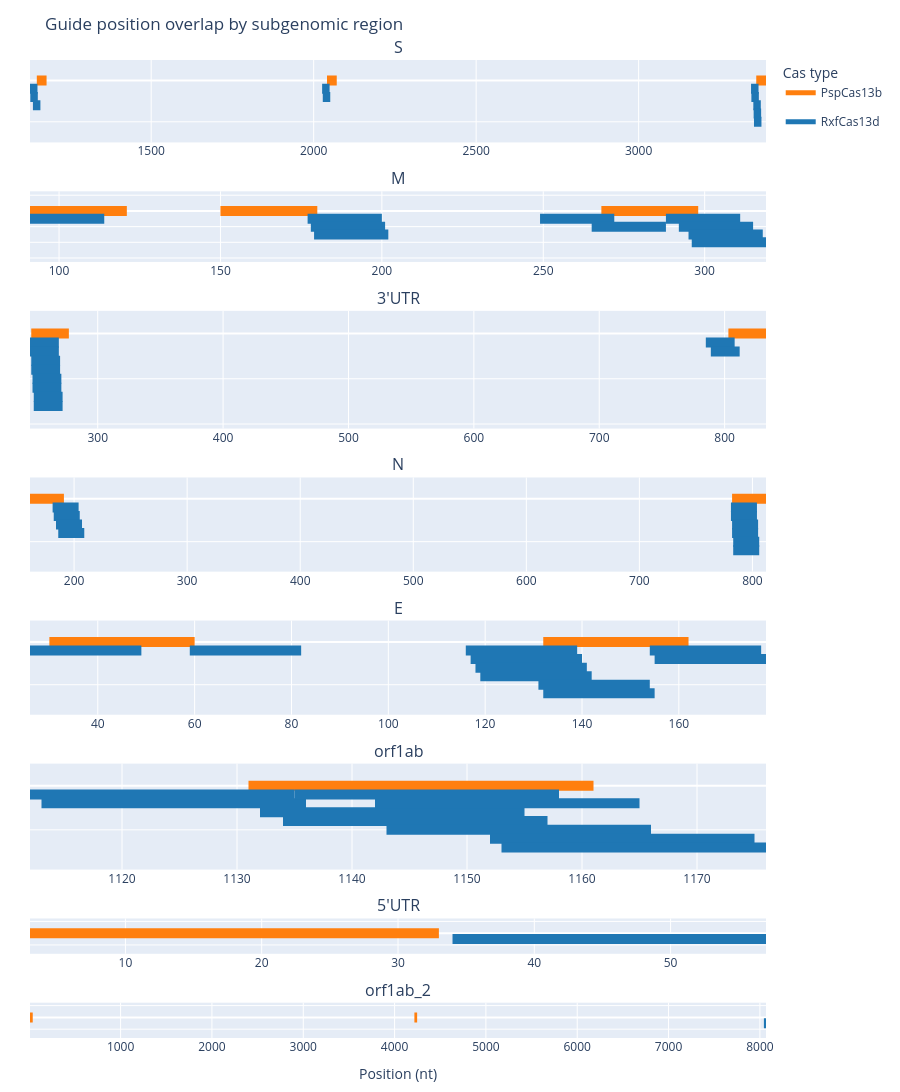

The notebook cell this image was saved under:
### Code cell
Y_PAD = 2

colors = {"RxfCas13d": "#1f77b4", "PspCas13b": "#ff7f0e"}
legend_added = set()

fig = make_subplots(
    rows=n, cols=1,
    subplot_titles=[f"{gene}" for gene in genes],
    shared_xaxes=False,
    vertical_spacing=0.05,
    row_heights=row_heights,
)

psp_track_ns = {}
rfx_track_ns = {}

for row_idx, gene in enumerate(genes, start=1):

    gene_df = filtered_results[filtered_results["gene"] == gene].reset_index(drop=True)
    pspcas13b = gene_df.iloc[:,0:6].groupby('PspCas13b index').first().reset_index()
    rfxcas13d = (gene_df.iloc[:, np.r_[0, 6:12]]
                 .groupby('RfxCas13d index').first().reset_index())

    # PspCas13b — positive integer tracks (top)
    psp_sub = assign_tracks(pspcas13b, start_col='qstart', end_col='qend')
    psp_track_ns[row_idx] = psp_sub['track'].nunique()

    cas_type = "PspCas13b"
    show_legend = cas_type not in legend_added
    legend_added.add(cas_type)
    for _, row in psp_sub.iterrows():
        fig.add_trace(go.Scatter(
            x=[row['qstart'], row['qend']],
            y=[row['track'], row['track']],
            mode='lines',
            line=dict(width=10, color=colors["PspCas13b"]),
            name=cas_type,
            legendgroup=cas_type,
            showlegend=show_legend,
            hovertemplate=(
                f"<b>PspCas13b</b><br>"
                f"Position: {row['qstart']} - {row['qend']}<br>"
                f"Guide seq: {row['PspCas13b guide seq']}<br>"
                "<extra></extra>"
            ),
        ),
        row=row_idx, col=1)
        show_legend = False  # only first trace shows in legend

    # RfxCas13d — negative integer tracks (bottom)
    rfx_sub = assign_tracks(rfxcas13d, start_col='sstart', end_col='send')
    rfx_track_ns[row_idx] = rfx_sub['track'].nunique()
    cas_type = "RxfCas13d"
    show_legend = cas_type not in legend_added
    legend_added.add(cas_type)
    for _, row in rfx_sub.iterrows():
        fig.add_trace(go.Scatter(
            x=[row['sstart'], row['send']],
            y=[-(row['track'] + 1), -(row['track'] + 1)],
            mode='lines',
            line=dict(width=10, color=colors["RxfCas13d"]),
            name=cas_type,
            legendgroup=cas_type,
            showlegend=show_legend,
            hovertemplate=(
                f"<b>RfxCas13d</b><br>"
                f"Index: {row['RfxCas13d index']}<br>"
                f"Position: {row['sstart']} - {row['send']}<br>"
                f"Guide seq: {row['RfxCas13d guide seq']}<br>"
                f"Target seq: {row['RfxCas13d target seq']}<br>"
                f"Guide score: <b>{row['guide score']:.3f}</b><br>"
                "<extra></extra>"
            ),
        ),
        row=row_idx, col=1)
        show_legend = False  # only first trace shows in legend

    ymax = psp_track_ns[row_idx] - 0.5 + Y_PAD
    ymin = -rfx_track_ns[row_idx] - 0.5 - Y_PAD
    fig.update_yaxes(range=[ymin, ymax], row=row_idx, col=1)

fig.update_xaxes(title_text='Position (nt)', row=n, col=1)
fig.update_yaxes(showticklabels=False, title_text=None)

fig.update_layout(
    title="Guide position overlap by subgenomic region",
    height=320 * n,
    width=900,
    margin=dict(l=30, r=30, t=60, b=20),
    legend=dict(title="Cas type", itemsizing="constant"),
)

fig.show()

### Figure 1 — Plotly figure (JSON) as saved in the notebook; plotly's stock layout.template omitted (floating-point values rounded to 4 significant figures)
{"data": [{"hovertemplate": "<b>PspCas13b</b><br>Position: 1148 - 1178<br>Guide seq: GGTGTGCCAGACAGAAGAGGTGAAAAATCA<br><extra></extra>", "legendgroup": "PspCas13b", "line": {"color": "#ff7f0e", "width": 10}, "mode": "lines", "name": "PspCas13b", "showlegend": true, "type": "scatter", "x": [1148, 1178], "xaxis": "x", "y": [0, 0], "yaxis": "y"}, {"hovertemplate": "<b>PspCas13b</b><br>Position: 2041 - 2071<br>Guide seq: GGGAGTATTGAGACATGGTAGAAGAAATGT<br><extra></extra>", "legendgroup": "PspCas13b", "line": {"color": "#ff7f0e", "width": 10}, "mode": "lines", "name": "PspCas13b", "showlegend": false, "type": "scatter", "x": [2041, 2071], "xaxis": "x", "y": [0, 0], "yaxis": "y"}, {"hovertemplate": "<b>PspCas13b</b><br>Position: 3362 - 3392<br>Guide seq: GGGGCATTTACAACAAAGGACACTATATGT<br><extra></extra>", "legendgroup": "PspCas13b", "line": {"color": "#ff7f0e", "width": 10}, "mode": "lines", "name": "PspCas13b", "showlegend": false, "type": "scatter", "x": [3362, 3392], "xaxis": "x", "y": [0, 0], "yaxis": "y"}, {"hovertemplate": "<b>RfxCas13d</b><br>Position: 1127 - 1150<br>Guide seq: CACATTCAACACCTTCAGCCTGT<br>Target seq: ACAGGCTGAAGGTGTTGAATGTG<br>Guide score: <b>0.986</b><br><extra></extra>", "legendgroup": "RxfCas13d", "line": {"color": "#1f77b4", "width": 10}, "mode": "lines", "name": "RxfCas13d", "showlegend": true, "type": "scatter", "x": [1127, 1150], "xaxis": "x", "y": [-1, -1], "yaxis": "y"}, {"hovertemplate": "<b>RfxCas13d</b><br>Position: 1128 - 1151<br>Guide seq: TCACATTCAACACCTTCAGCCTG<br>Target seq: CAGGCTGAAGGTGTTGAATGTGA<br>Guide score: <b>0.950</b><br><extra></extra>", "legendgroup": "RxfCas13d", "line": {"color": "#1f77b4", "width": 10}, "mode": "lines", "name": "RxfCas13d", "showlegend": false, "type": "scatter", "x": [1128, 1151], "xaxis": "x", "y": [-2, -2], "yaxis": "y"}, {"hovertemplate": "<b>RfxCas13d</b><br>Position: 1136 - 1159<br>Guide seq: GTGAAAAATCACATTCAACACCT<br>Target seq: AGGTGTTGAATGTGATTTTTCAC<br>Guide score: <b>0.966</b><br><extra></extra>", "legendgroup": "RxfCas13d", "line": {"color": "#1f77b4", "width": 10}, "mode": "lines", "name": "RxfCas13d", "showlegend": false, "type": "scatter", "x": [1136, 1159], "xaxis": "x", "y": [-3, -3], "yaxis": "y"}, {"hovertemplate": "<b>RfxCas13d</b><br>Position: 2026 - 2049<br>Guide seq: AGAAATGTGTTCACATGCAACAC<br>Target seq: GTGTTGCATGTGAACACATTTCT<br>Guide score: <b>0.993</b><br><extra></extra>", "legendgroup": "RxfCas13d", "line": {"color": "#1f77b4", "width": 10}, "mode": "lines", "name": "RxfCas13d", "showlegend": false, "type": "scatter", "x": [2026, 2049], "xaxis": "x", "y": [-1, -1], "yaxis": "y"}, {"hovertemplate": "<b>RfxCas13d</b><br>Position: 2028 - 2051<br>Guide seq: GAAGAAATGTGTTCACATGCAAC<br>Target seq: GTTGCATGTGAACACATTTCTTC<br>Guide score: <b>0.979</b><br><extra></extra>", "legendgroup": "RxfCas13d", "line": {"color": "#1f77b4", "width": 10}, "mode": "lines", "name": "RxfCas13d", "showlegend": false, "type": "scatter", "x": [2028, 2051], "xaxis": "x", "y": [-2, -2], "yaxis": "y"}, {"hovertemplate": "<b>RfxCas13d</b><br>Position: 3346 - 3369<br>Guide seq: TATATGTGTGCCTTGACCGCAAA<br>Target seq: TTTGCGGTCAAGGCACACATATA<br>Guide score: <b>0.974</b><br><extra></extra>", "legendgroup": "RxfCas13d", "line": {"color": "#1f77b4", "width": 10}, "mode": "lines", "name": "RxfCas13d", "showlegend": false, "type": "scatter", "x": [3346, 3369], "xaxis": "x", "y": [-1, -1], "yaxis": "y"}, {"hovertemplate": "<b>RfxCas13d</b><br>Position: 3347 - 3370<br>Guide seq: CTATATGTGTGCCTTGACCGCAA<br>Target seq: TTGCGGTCAAGGCACACATATAG<br>Guide score: <b>0.989</b><br><extra></extra>", "legendgroup": "RxfCas13d", "line": {"color": "#1f77b4", "width": 10}, "mode": "lines", "name": "RxfCas13d", "showlegend": false, "type": "scatter", "x": [3347, 3370], "xaxis": "x", "y": [-2, -2], "yaxis": "y"}, {"hovertemplate": "<b>RfxCas13d</b><br>Position: 3353 - 3376<br>Guide seq: AGGACACTATATGTGTGCCTTGA<br>Target seq: TCAAGGCACACATATAGTGTCCT<br>Guide score: <b>0.976</b><br><extra></extra>", "legendgroup": "RxfCas13d", "line": {"color": "#1f77b4", "width": 10}, "mode": "lines", "name": "RxfCas13d", "showlegend": false, "type": "scatter", "x": [3353, 3376], "xaxis": "x", "y": [-3, -3], "yaxis": "y"}, {"hovertemplate": "<b>RfxCas13d</b><br>Position: 3354 - 3377<br>Guide seq: AAGGACACTATATGTGTGCCTTG<br>Target seq: CAAGGCACACATATAGTGTCCTT<br>Guide score: <b>0.988</b><br><extra></extra>", "legendgroup": "RxfCas13d", "line": {"color": "#1f77b4", "width": 10}, "mode": "lines", "name": "RxfCas13d", "showlegend": false, "type": "scatter", "x": [3354, 3377], "xaxis": "x", "y": [-4, -4], "yaxis": "y"}, {"hovertemplate": "<b>RfxCas13d</b><br>Position: 3355 - 3378<br>Guide seq: AAAGGACACTATATGTGTGCCTT<br>Target seq: AAGGCACACATATAGTGTCCTTT<br>Guide score: <b>0.970</b><br><extra></extra>", "legendgroup": "RxfCas13d", "line": {"color": "#1f77b4", "width": 10}, "mode": "lines", "name": "RxfCas13d", "showlegend": false, "type": "scatter", "x": [3355, 3378], "xaxis": "x", "y": [-5, -5], "yaxis": "y"}, {"hovertemplate": "<b>PspCas13b</b><br>Position: 91 - 121<br>Guide seq: GGGATGGGTATCCATACTGTAGTACGATAG<br><extra></extra>", "legendgroup": "PspCas13b", "line": {"color": "#ff7f0e", "width": 10}, "mode": "lines", "name": "PspCas13b", "showlegend": false, "type": "scatter", "x": [91, 121], "xaxis": "x2", "y": [0, 0], "yaxis": "y2"}, {"hovertemplate": "<b>PspCas13b</b><br>Position: 150 - 180<br>Guide seq: GGAAGATGGCCATAGGAGCCATAAAACAAA<br><extra></extra>", "legendgroup": "PspCas13b", "line": {"color": "#ff7f0e", "width": 10}, "mode": "lines", "name": "PspCas13b", "showlegend": false, "type": "scatter", "x": [150, 180], "xaxis": "x2", "y": [0, 0], "yaxis": "y2"}, {"hovertemplate": "<b>PspCas13b</b><br>Position: 268 - 298<br>Guide seq: GGATACTCTGCACAAAGTAGGAAATCCACA<br><extra></extra>", "legendgroup": "PspCas13b", "line": {"color": "#ff7f0e", "width": 10}, "mode": "lines", "name": "PspCas13b", "showlegend": false, "type": "scatter", "x": [268, 298], "xaxis": "x2", "y": [0, 0], "yaxis": "y2"}, {"hovertemplate": "<b>RfxCas13d</b><br>Position: 91 - 114<br>Guide seq: GTATCCATACTGTAGTACGATAG<br>Target seq: CTATCGTACTACAGTATGGATAC<br>Guide score: <b>0.987</b><br><extra></extra>", "legendgroup": "RxfCas13d", "line": {"color": "#1f77b4", "width": 10}, "mode": "lines", "name": "RxfCas13d", "showlegend": false, "type": "scatter", "x": [91, 114], "xaxis": "x2", "y": [-1, -1], "yaxis": "y2"}, {"hovertemplate": "<b>RfxCas13d</b><br>Position: 177 - 200<br>Guide seq: CTAAATATTGATAGCGCCATGGA<br>Target seq: TCCATGGCGCTATCAATATTTAG<br>Guide score: <b>0.972</b><br><extra></extra>", "legendgroup": "RxfCas13d", "line": {"color": "#1f77b4", "width": 10}, "mode": "lines", "name": "RxfCas13d", "showlegend": false, "type": "scatter", "x": [177, 200], "xaxis": "x2", "y": [-1, -1], "yaxis": "y2"}, {"hovertemplate": "<b>RfxCas13d</b><br>Position: 178 - 201<br>Guide seq: GCTAAATATTGATAGCGCCATGG<br>Target seq: CCATGGCGCTATCAATATTTAGC<br>Guide score: <b>0.991</b><br><extra></extra>", "legendgroup": "RxfCas13d", "line": {"color": "#1f77b4", "width": 10}, "mode": "lines", "name": "RxfCas13d", "showlegend": false, "type": "scatter", "x": [178, 201], "xaxis": "x2", "y": [-2, -2], "yaxis": "y2"}, {"hovertemplate": "<b>RfxCas13d</b><br>Position: 179 - 202<br>Guide seq: CGCTAAATATTGATAGCGCCATG<br>Target seq: CATGGCGCTATCAATATTTAGCG<br>Guide score: <b>0.987</b><br><extra></extra>", "legendgroup": "RxfCas13d", "line": {"color": "#1f77b4", "width": 10}, "mode": "lines", "name": "RxfCas13d", "showlegend": false, "type": "scatter", "x": [179, 202], "xaxis": "x2", "y": [-3, -3], "yaxis": "y2"}, {"hovertemplate": "<b>RfxCas13d</b><br>Position: 249 - 272<br>Guide seq: CACATCATAGCTGAAACAGCTGC<br>Target seq: GCAGCTGTTTCAGCTATGATGTG<br>Guide score: <b>0.980</b><br><extra></extra>", "legendgroup": "RxfCas13d", "line": {"color": "#1f77b4", "width": 10}, "mode": "lines", "name": "RxfCas13d", "showlegend": false, "type": "scatter", "x": [249, 272], "xaxis": "x2", "y": [-1, -1], "yaxis": "y2"}, {"hovertemplate": "<b>RfxCas13d</b><br>Position: 265 - 288<br>Guide seq: CACAAAGTAGGAAATCCACATCA<br>Target seq: TGATGTGGATTTCCTACTTTGTG<br>Guide score: <b>0.961</b><br><extra></extra>", "legendgroup": "RxfCas13d", "line": {"color": "#1f77b4", "width": 10}, "mode": "lines", "name": "RxfCas13d", "showlegend": false, "type": "scatter", "x": [265, 288], "xaxis": "x2", "y": [-2, -2], "yaxis": "y2"}, {"hovertemplate": "<b>RfxCas13d</b><br>Position: 288 - 311<br>Guide seq: CTCATAAACAGCCGGATACTCTG<br>Target seq: CAGAGTATCCGGCTGTTTATGAG<br>Guide score: <b>0.959</b><br><extra></extra>", "legendgroup": "RxfCas13d", "line": {"color": "#1f77b4", "width": 10}, "mode": "lines", "name": "RxfCas13d", "showlegend": false, "type": "scatter", "x": [288, 311], "xaxis": "x2", "y": [-1, -1], "yaxis": "y2"}, {"hovertemplate": "<b>RfxCas13d</b><br>Position: 292 - 315<br>Guide seq: AGTTCTCATAAACAGCCGGATAC<br>Target seq: GTATCCGGCTGTTTATGAGAACT<br>Guide score: <b>0.992</b><br><extra></extra>", "legendgroup": "RxfCas13d", "line": {"color": "#1f77b4", "width": 10}, "mode": "lines", "name": "RxfCas13d", "showlegend": false, "type": "scatter", "x": [292, 315], "xaxis": "x2", "y": [-2, -2], "yaxis": "y2"}, {"hovertemplate": "<b>RfxCas13d</b><br>Position: 295 - 318<br>Guide seq: TCCAGTTCTCATAAACAGCCGGA<br>Target seq: TCCGGCTGTTTATGAGAACTGGA<br>Guide score: <b>0.958</b><br><extra></extra>", "legendgroup": "RxfCas13d", "line": {"color": "#1f77b4", "width": 10}, "mode": "lines", "name": "RxfCas13d", "showlegend": false, "type": "scatter", "x": [295, 318], "xaxis": "x2", "y": [-3, -3], "yaxis": "y2"}, {"hovertemplate": "<b>RfxCas13d</b><br>Position: 296 - 319<br>Guide seq: ATCCAGTTCTCATAAACAGCCGG<br>Target seq: CCGGCTGTTTATGAGAACTGGAT<br>Guide score: <b>0.972</b><br><extra></extra>", "legendgroup": "RxfCas13d", "line": {"color": "#1f77b4", "width": 10}, "mode": "lines", "name": "RxfCas13d", "showlegend": false, "type": "scatter", "x": [296, 319], "xaxis": "x2", "y": [-4, -4], "yaxis": "y2"}, {"hovertemplate": "<b>PspCas13b</b><br>Position: 247 - 277<br>Guide seq: GGTCCGCGAAGACCAAAAGCTTGCACCATG<br><extra></extra>", "legendgroup": "PspCas13b", "line": {"color": "#ff7f0e", "width": 10}, "mode": "lines", "name": "PspCas13b", "showlegend": false, "type": "scatter", "x": [247, 277], "xaxis": "x3", "y": [0, 0], "yaxis": "y3"}, {"hovertemplate": "<b>PspCas13b</b><br>Position: 803 - 833<br>Guide seq: GGTTATAATTACCTTATTGCACTGTAATTA<br><extra></extra>", "legendgroup": "PspCas13b", "line": {"color": "#ff7f0e", "width": 10}, "mode": "lines", "name": "PspCas13b", "showlegend": false, "type": "scatter", "x": [803, 833], "xaxis": "x3", "y": [0, 0], "yaxis": "y3"}, {"hovertemplate": "<b>RfxCas13d</b><br>Position: 246 - 269<br>Guide seq: AAGACCAAAAGCTTGCACCATGT<br>Target seq: ACATGGTGCAAGCTTTTGGTCTT<br>Guide score: <b>0.988</b><br><extra></extra>", "legendgroup": "RxfCas13d", "line": {"color": "#1f77b4", "width": 10}, "mode": "lines", "name": "RxfCas13d", "showlegend": false, "type": "scatter", "x": [246, 269], "xaxis": "x3", "y": [-1, -1], "yaxis": "y3"}, {"hovertemplate": "<b>RfxCas13d</b><br>Position: 246 - 269<br>Guide seq: AAGACCAAAAGCTTGCACCATGT<br>Target seq: ACATGGTGCAAGCTTTTGGTCTT<br>Guide score: <b>0.988</b><br><extra></extra>", "legendgroup": "RxfCas13d", "line": {"color": "#1f77b4", "width": 10}, "mode": "lines", "name": "RxfCas13d", "showlegend": false, "type": "scatter", "x": [246, 269], "xaxis": "x3", "y": [-2, -2], "yaxis": "y3"}, {"hovertemplate": "<b>RfxCas13d</b><br>Position: 247 - 270<br>Guide seq: GAAGACCAAAAGCTTGCACCATG<br>Target seq: CATGGTGCAAGCTTTTGGTCTTC<br>Guide score: <b>0.977</b><br><extra></extra>", "legendgroup": "RxfCas13d", "line": {"color": "#1f77b4", "width": 10}, "mode": "lines", "name": "RxfCas13d", "showlegend": false, "type": "scatter", "x": [247, 270], "xaxis": "x3", "y": [-3, -3], "yaxis": "y3"}, {"hovertemplate": "<b>RfxCas13d</b><br>Position: 247 - 270<br>Guide seq: GAAGACCAAAAGCTTGCACCATG<br>Target seq: CATGGTGCAAGCTTTTGGTCTTC<br>Guide score: <b>0.977</b><br><extra></extra>", "legendgroup": "RxfCas13d", "line": {"color": "#1f77b4", "width": 10}, "mode": "lines", "name": "RxfCas13d", "showlegend": false, "type": "scatter", "x": [247, 270], "xaxis": "x3", "y": [-4, -4], "yaxis": "y3"}, {"hovertemplate": "<b>RfxCas13d</b><br>Position: 248 - 271<br>Guide seq: CGAAGACCAAAAGCTTGCACCAT<br>Target seq: ATGGTGCAAGCTTTTGGTCTTCG<br>Guide score: <b>0.901</b><br><extra></extra>", "legendgroup": "RxfCas13d", "line": {"color": "#1f77b4", "width": 10}, "mode": "lines", "name": "RxfCas13d", "showlegend": false, "type": "scatter", "x": [248, 271], "xaxis": "x3", "y": [-5, -5], "yaxis": "y3"}, {"hovertemplate": "<b>RfxCas13d</b><br>Position: 248 - 271<br>Guide seq: CGAAGACCAAAAGCTTGCACCAT<br>Target seq: ATGGTGCAAGCTTTTGGTCTTCG<br>Guide score: <b>0.901</b><br><extra></extra>", "legendgroup": "RxfCas13d", "line": {"color": "#1f77b4", "width": 10}, "mode": "lines", "name": "RxfCas13d", "showlegend": false, "type": "scatter", "x": [248, 271], "xaxis": "x3", "y": [-6, -6], "yaxis": "y3"}, {"hovertemplate": "<b>RfxCas13d</b><br>Position: 249 - 272<br>Guide seq: GCGAAGACCAAAAGCTTGCACCA<br>Target seq: TGGTGCAAGCTTTTGGTCTTCGC<br>Guide score: <b>0.856</b><br><extra></extra>", "legendgroup": "RxfCas13d", "line": {"color": "#1f77b4", "width": 10}, "mode": "lines", "name": "RxfCas13d", "showlegend": false, "type": "scatter", "x": [249, 272], "xaxis": "x3", "y": [-7, -7], "yaxis": "y3"}, {"hovertemplate": "<b>RfxCas13d</b><br>Position: 249 - 272<br>Guide seq: GCGAAGACCAAAAGCTTGCACCA<br>Target seq: TGGTGCAAGCTTTTGGTCTTCGC<br>Guide score: <b>0.856</b><br><extra></extra>", "legendgroup": "RxfCas13d", "line": {"color": "#1f77b4", "width": 10}, "mode": "lines", "name": "RxfCas13d", "showlegend": false, "type": "scatter", "x": [249, 272], "xaxis": "x3", "y": [-8, -8], "yaxis": "y3"}, {"hovertemplate": "<b>RfxCas13d</b><br>Position: 785 - 808<br>Guide seq: AATTACAACATGATTCCATTCTG<br>Target seq: CAGAATGGAATCATGTTGTAATT<br>Guide score: <b>0.980</b><br><extra></extra>", "legendgroup": "RxfCas13d", "line": {"color": "#1f77b4", "width": 10}, "mode": "lines", "name": "RxfCas13d", "showlegend": false, "type": "scatter", "x": [785, 808], "xaxis": "x3", "y": [-1, -1], "yaxis": "y3"}, {"hovertemplate": "<b>RfxCas13d</b><br>Position: 789 - 812<br>Guide seq: CTGTAATTACAACATGATTCCAT<br>Target seq: ATGGAATCATGTTGTAATTACAG<br>Guide score: <b>0.886</b><br><extra></extra>", "legendgroup": "RxfCas13d", "line": {"color": "#1f77b4", "width": 10}, "mode": "lines", "name": "RxfCas13d", "showlegend": false, "type": "scatter", "x": [789, 812], "xaxis": "x3", "y": [-2, -2], "yaxis": "y3"}, {"hovertemplate": "<b>PspCas13b</b><br>Position: 161 - 191<br>Guide seq: GGTACACCCTGCCCAGGTGGAAAGGTAAGA<br><extra></extra>", "legendgroup": "PspCas13b", "line": {"color": "#ff7f0e", "width": 10}, "mode": "lines", "name": "PspCas13b", "showlegend": false, "type": "scatter", "x": [161, 191], "xaxis": "x4", "y": [0, 0], "yaxis": "y4"}, {"hovertemplate": "<b>PspCas13b</b><br>Position: 782 - 812<br>Guide seq: GGTCCGCGAAGACCAAAAGCTTGCACCATG<br><extra></extra>", "legendgroup": "PspCas13b", "line": {"color": "#ff7f0e", "width": 10}, "mode": "lines", "name": "PspCas13b", "showlegend": false, "type": "scatter", "x": [782, 812], "xaxis": "x4", "y": [0, 0], "yaxis": "y4"}, {"hovertemplate": "<b>RfxCas13d</b><br>Position: 181 - 204<br>Guide seq: ATTGGCATTAAGAGGTACACCCT<br>Target seq: AGGGTGTACCTCTTAATGCCAAT<br>Guide score: <b>0.987</b><br><extra></extra>", "legendgroup": "RxfCas13d", "line": {"color": "#1f77b4", "width": 10}, "mode": "lines", "name": "RxfCas13d", "showlegend": false, "type": "scatter", "x": [181, 204], "xaxis": "x4", "y": [-1, -1], "yaxis": "y4"}, {"hovertemplate": "<b>RfxCas13d</b><br>Position: 182 - 205<br>Guide seq: AATTGGCATTAAGAGGTACACCC<br>Target seq: GGGTGTACCTCTTAATGCCAATT<br>Guide score: <b>0.976</b><br><extra></extra>", "legendgroup": "RxfCas13d", "line": {"color": "#1f77b4", "width": 10}, "mode": "lines", "name": "RxfCas13d", "showlegend": false, "type": "scatter", "x": [182, 205], "xaxis": "x4", "y": [-2, -2], "yaxis": "y4"}, {"hovertemplate": "<b>RfxCas13d</b><br>Position: 184 - 207<br>Guide seq: AGAATTGGCATTAAGAGGTACAC<br>Target seq: GTGTACCTCTTAATGCCAATTCT<br>Guide score: <b>0.983</b><br><extra></extra>", "legendgroup": "RxfCas13d", "line": {"color": "#1f77b4", "width": 10}, "mode": "lines", "name": "RxfCas13d", "showlegend": false, "type": "scatter", "x": [184, 207], "xaxis": "x4", "y": [-3, -3], "yaxis": "y4"}, {"hovertemplate": "<b>RfxCas13d</b><br>Position: 186 - 209<br>Guide seq: GTAGAATTGGCATTAAGAGGTAC<br>Target seq: GTACCTCTTAATGCCAATTCTAC<br>Guide score: <b>0.865</b><br><extra></extra>", "legendgroup": "RxfCas13d", "line": {"color": "#1f77b4", "width": 10}, "mode": "lines", "name": "RxfCas13d", "showlegend": false, "type": "scatter", "x": [186, 209], "xaxis": "x4", "y": [-4, -4], "yaxis": "y4"}, {"hovertemplate": "<b>RfxCas13d</b><br>Position: 781 - 804<br>Guide seq: AAGACCAAAAGCTTGCACCATGT<br>Target seq: ACATGGTGCAAGCTTTTGGTCTT<br>Guide score: <b>0.988</b><br><extra></extra>", "legendgroup": "RxfCas13d", "line": {"color": "#1f77b4", "width": 10}, "mode": "lines", "name": "RxfCas13d", "showlegend": false, "type": "scatter", "x": [781, 804], "xaxis": "x4", "y": [-1, -1], "yaxis": "y4"}, {"hovertemplate": "<b>RfxCas13d</b><br>Position: 781 - 804<br>Guide seq: AAGACCAAAAGCTTGCACCATGT<br>Target seq: ACATGGTGCAAGCTTTTGGTCTT<br>Guide score: <b>0.988</b><br><extra></extra>", "legendgroup": "RxfCas13d", "line": {"color": "#1f77b4", "width": 10}, "mode": "lines", "name": "RxfCas13d", "showlegend": false, "type": "scatter", "x": [781, 804], "xaxis": "x4", "y": [-2, -2], "yaxis": "y4"}, {"hovertemplate": "<b>RfxCas13d</b><br>Position: 782 - 805<br>Guide seq: GAAGACCAAAAGCTTGCACCATG<br>Target seq: CATGGTGCAAGCTTTTGGTCTTC<br>Guide score: <b>0.977</b><br><extra></extra>", "legendgroup": "RxfCas13d", "line": {"color": "#1f77b4", "width": 10}, "mode": "lines", "name": "RxfCas13d", "showlegend": false, "type": "scatter", "x": [782, 805], "xaxis": "x4", "y": [-3, -3], "yaxis": "y4"}, {"hovertemplate": "<b>RfxCas13d</b><br>Position: 782 - 805<br>Guide seq: GAAGACCAAAAGCTTGCACCATG<br>Target seq: CATGGTGCAAGCTTTTGGTCTTC<br>Guide score: <b>0.977</b><br><extra></extra>", "legendgroup": "RxfCas13d", "line": {"color": "#1f77b4", "width": 10}, "mode": "lines", "name": "RxfCas13d", "showlegend": false, "type": "scatter", "x": [782, 805], "xaxis": "x4", "y": [-4, -4], "yaxis": "y4"}, {"hovertemplate": "<b>RfxCas13d</b><br>Position: 783 - 806<br>Guide seq: CGAAGACCAAAAGCTTGCACCAT<br>Target seq: ATGGTGCAAGCTTTTGGTCTTCG<br>Guide score: <b>0.901</b><br><extra></extra>", "legendgroup": "RxfCas13d", "line": {"color": "#1f77b4", "width": 10}, "mode": "lines", "name": "RxfCas13d", "showlegend": false, "type": "scatter", "x": [783, 806], "xaxis": "x4", "y": [-5, -5], "yaxis": "y4"}, {"hovertemplate": "<b>RfxCas13d</b><br>Position: 783 - 806<br>Guide seq: CGAAGACCAAAAGCTTGCACCAT<br>Target seq: ATGGTGCAAGCTTTTGGTCTTCG<br>Guide score: <b>0.901</b><br><extra></extra>", "legendgroup": "RxfCas13d", "line": {"color": "#1f77b4", "width": 10}, "mode": "lines", "name": "RxfCas13d", "showlegend": false, "type": "scatter", "x": [783, 806], "xaxis": "x4", "y": [-6, -6], "yaxis": "y4"}, {"hovertemplate": "<b>PspCas13b</b><br>Position: 30 - 60<br>Guide seq: GGTAAAAATGAAAAAGTTTACTATGAACAA<br><extra></extra>", "legendgroup": "PspCas13b", "line": {"color": "#ff7f0e", "width": 10}, "mode": "lines", "name": "PspCas13b", "showlegend": false, "type": "scatter", "x": [30, 60], "xaxis": "x5", "y": [0, 0], "yaxis": "y5"}, {"hovertemplate": "<b>PspCas13b</b><br>Position: 132 - 162<br>Guide seq: GGGCTGAACTAACAGGGTATTGAAGCCTGT<br><extra></extra>", "legendgroup": "PspCas13b", "line": {"color": "#ff7f0e", "width": 10}, "mode": "lines", "name": "PspCas13b", "showlegend": false, "type": "scatter", "x": [132, 162], "xaxis": "x5", "y": [0, 0], "yaxis": "y5"}, {"hovertemplate": "<b>RfxCas13d</b><br>Position: 26 - 49<br>Guide seq: AAAAGTTTACTATGAACAACCCT<br>Target seq: AGGGTTGTTCATAGTAAACTTTT<br>Guide score: <b>0.960</b><br><extra></extra>", "legendgroup": "RxfCas13d", "line": {"color": "#1f77b4", "width": 10}, "mode": "lines", "name": "RxfCas13d", "showlegend": false, "type": "scatter", "x": [26, 49], "xaxis": "x5", "y": [-1, -1], "yaxis": "y5"}, {"hovertemplate": "<b>RfxCas13d</b><br>Position: 59 - 82<br>Guide seq: AGAGTGTTATAGCACATACTACG<br>Target seq: CGTAGTATGTGCTATAACACTCT<br>Guide score: <b>0.924</b><br><extra></extra>", "legendgroup": "RxfCas13d", "line": {"color": "#1f77b4", "width": 10}, "mode": "lines", "name": "RxfCas13d", "showlegend": false, "type": "scatter", "x": [59, 82], "xaxis": "x5", "y": [-1, -1], "yaxis": "y5"}, {"hovertemplate": "<b>RfxCas13d</b><br>Position: 116 - 139<br>Guide seq: AGCCTGTCATACATTGCACACAT<br>Target seq: ATGTGTGCAATGTATGACAGGCT<br>Guide score: <b>0.880</b><br><extra></extra>", "legendgroup": "RxfCas13d", "line": {"color": "#1f77b4", "width": 10}, "mode": "lines", "name": "RxfCas13d", "showlegend": false, "type": "scatter", "x": [116, 139], "xaxis": "x5", "y": [-1, -1], "yaxis": "y5"}, {"hovertemplate": "<b>RfxCas13d</b><br>Position: 117 - 140<br>Guide seq: AAGCCTGTCATACATTGCACACA<br>Target seq: TGTGTGCAATGTATGACAGGCTT<br>Guide score: <b>0.981</b><br><extra></extra>", "legendgroup": "RxfCas13d", "line": {"color": "#1f77b4", "width": 10}, "mode": "lines", "name": "RxfCas13d", "showlegend": false, "type": "scatter", "x": [117, 140], "xaxis": "x5", "y": [-2, -2], "yaxis": "y5"}, {"hovertemplate": "<b>RfxCas13d</b><br>Position: 118 - 141<br>Guide seq: GAAGCCTGTCATACATTGCACAC<br>Target seq: GTGTGCAATGTATGACAGGCTTC<br>Guide score: <b>0.968</b><br><extra></extra>", "legendgroup": "RxfCas13d", "line": {"color": "#1f77b4", "width": 10}, "mode": "lines", "name": "RxfCas13d", "showlegend": false, "type": "scatter", "x": [118, 141], "xaxis": "x5", "y": [-3, -3], "yaxis": "y5"}, {"hovertemplate": "<b>RfxCas13d</b><br>Position: 119 - 142<br>Guide seq: TGAAGCCTGTCATACATTGCACA<br>Target seq: TGTGCAATGTATGACAGGCTTCA<br>Guide score: <b>0.906</b><br><extra></extra>", "legendgroup": "RxfCas13d", "line": {"color": "#1f77b4", "width": 10}, "mode": "lines", "name": "RxfCas13d", "showlegend": false, "type": "scatter", "x": [119, 142], "xaxis": "x5", "y": [-4, -4], "yaxis": "y5"}, {"hovertemplate": "<b>RfxCas13d</b><br>Position: 131 - 154<br>Guide seq: CTAACAGGGTATTGAAGCCTGTC<br>Target seq: GACAGGCTTCAATACCCTGTTAG<br>Guide score: <b>0.879</b><br><extra></extra>", "legendgroup": "RxfCas13d", "line": {"color": "#1f77b4", "width": 10}, "mode": "lines", "name": "RxfCas13d", "showlegend": false, "type": "scatter", "x": [131, 154], "xaxis": "x5", "y": [-5, -5], "yaxis": "y5"}, {"hovertemplate": "<b>RfxCas13d</b><br>Position: 132 - 155<br>Guide seq: ACTAACAGGGTATTGAAGCCTGT<br>Target seq: ACAGGCTTCAATACCCTGTTAGT<br>Guide score: <b>0.986</b><br><extra></extra>", "legendgroup": "RxfCas13d", "line": {"color": "#1f77b4", "width": 10}, "mode": "lines", "name": "RxfCas13d", "showlegend": false, "type": "scatter", "x": [132, 155], "xaxis": "x5", "y": [-6, -6], "yaxis": "y5"}, {"hovertemplate": "<b>RfxCas13d</b><br>Position: 154 - 177<br>Guide seq: ATACAAGTATAATGCGGGCTGAA<br>Target seq: TTCAGCCCGCATTATACTTGTAT<br>Guide score: <b>0.867</b><br><extra></extra>", "legendgroup": "RxfCas13d", "line": {"color": "#1f77b4", "width": 10}, "mode": "lines", "name": "RxfCas13d", "showlegend": false, "type": "scatter", "x": [154, 177], "xaxis": "x5", "y": [-1, -1], "yaxis": "y5"}, {"hovertemplate": "<b>RfxCas13d</b><br>Position: 155 - 178<br>Guide seq: TATACAAGTATAATGCGGGCTGA<br>Target seq: TCAGCCCGCATTATACTTGTATA<br>Guide score: <b>0.952</b><br><extra></extra>", "legendgroup": "RxfCas13d", "line": {"color": "#1f77b4", "width": 10}, "mode": "lines", "name": "RxfCas13d", "showlegend": false, "type": "scatter", "x": [155, 178], "xaxis": "x5", "y": [-2, -2], "yaxis": "y5"}, {"hovertemplate": "<b>PspCas13b</b><br>Position: 1131 - 1161<br>Guide seq: GGGGCAAGTAGCACAAAGAAGAGCATTTGG<br><extra></extra>", "legendgroup": "PspCas13b", "line": {"color": "#ff7f0e", "width": 10}, "mode": "lines", "name": "PspCas13b", "showlegend": false, "type": "scatter", "x": [1131, 1161], "xaxis": "x6", "y": [0, 0], "yaxis": "y6"}, {"hovertemplate": "<b>RfxCas13d</b><br>Position: 1112 - 1135<br>Guide seq: TTGGCTTAATCATGCCAGATGAT<br>Target seq: ATCATCTGGCATGATTAAGCCAA<br>Guide score: <b>0.881</b><br><extra></extra>", "legendgroup": "RxfCas13d", "line": {"color": "#1f77b4", "width": 10}, "mode": "lines", "name": "RxfCas13d", "showlegend": false, "type": "scatter", "x": [1112, 1135], "xaxis": "x6", "y": [-1, -1], "yaxis": "y6"}, {"hovertemplate": "<b>RfxCas13d</b><br>Position: 1113 - 1136<br>Guide seq: TTTGGCTTAATCATGCCAGATGA<br>Target seq: TCATCTGGCATGATTAAGCCAAA<br>Guide score: <b>0.966</b><br><extra></extra>", "legendgroup": "RxfCas13d", "line": {"color": "#1f77b4", "width": 10}, "mode": "lines", "name": "RxfCas13d", "showlegend": false, "type": "scatter", "x": [1113, 1136], "xaxis": "x6", "y": [-2, -2], "yaxis": "y6"}, {"hovertemplate": "<b>RfxCas13d</b><br>Position: 1132 - 1155<br>Guide seq: AGTAGCACAAAGAAGAGCATTTG<br>Target seq: CAAATGCTCTTCTTTGTGCTACT<br>Guide score: <b>0.886</b><br><extra></extra>", "legendgroup": "RxfCas13d", "line": {"color": "#1f77b4", "width": 10}, "mode": "lines", "name": "RxfCas13d", "showlegend": false, "type": "scatter", "x": [1132, 1155], "xaxis": "x6", "y": [-3, -3], "yaxis": "y6"}, {"hovertemplate": "<b>RfxCas13d</b><br>Position: 1134 - 1157<br>Guide seq: CAAGTAGCACAAAGAAGAGCATT<br>Target seq: AATGCTCTTCTTTGTGCTACTTG<br>Guide score: <b>0.976</b><br><extra></extra>", "legendgroup": "RxfCas13d", "line": {"color": "#1f77b4", "width": 10}, "mode": "lines", "name": "RxfCas13d", "showlegend": false, "type": "scatter", "x": [1134, 1157], "xaxis": "x6", "y": [-4, -4], "yaxis": "y6"}, {"hovertemplate": "<b>RfxCas13d</b><br>Position: 1135 - 1158<br>Guide seq: GCAAGTAGCACAAAGAAGAGCAT<br>Target seq: ATGCTCTTCTTTGTGCTACTTGC<br>Guide score: <b>0.969</b><br><extra></extra>", "legendgroup": "RxfCas13d", "line": {"color": "#1f77b4", "width": 10}, "mode": "lines", "name": "RxfCas13d", "showlegend": false, "type": "scatter", "x": [1135, 1158], "xaxis": "x6", "y": [-1, -1], "yaxis": "y6"}, {"hovertemplate": "<b>RfxCas13d</b><br>Position: 1142 - 1165<br>Guide seq: CAAAGGGGCAAGTAGCACAAAGA<br>Target seq: TCTTTGTGCTACTTGCCCCTTTG<br>Guide score: <b>0.834</b><br><extra></extra>", "legendgroup": "RxfCas13d", "line": {"color": "#1f77b4", "width": 10}, "mode": "lines", "name": "RxfCas13d", "showlegend": false, "type": "scatter", "x": [1142, 1165], "xaxis": "x6", "y": [-2, -2], "yaxis": "y6"}, {"hovertemplate": "<b>RfxCas13d</b><br>Position: 1143 - 1166<br>Guide seq: GCAAAGGGGCAAGTAGCACAAAG<br>Target seq: CTTTGTGCTACTTGCCCCTTTGC<br>Guide score: <b>0.814</b><br><extra></extra>", "legendgroup": "RxfCas13d", "line": {"color": "#1f77b4", "width": 10}, "mode": "lines", "name": "RxfCas13d", "showlegend": false, "type": "scatter", "x": [1143, 1166], "xaxis": "x6", "y": [-5, -5], "yaxis": "y6"}, {"hovertemplate": "<b>RfxCas13d</b><br>Position: 1152 - 1175<br>Guide seq: TCACCCTTAGCAAAGGGGCAAGT<br>Target seq: ACTTGCCCCTTTGCTAAGGGTGA<br>Guide score: <b>0.868</b><br><extra></extra>", "legendgroup": "RxfCas13d", "line": {"color": "#1f77b4", "width": 10}, "mode": "lines", "name": "RxfCas13d", "showlegend": false, "type": "scatter", "x": [1152, 1175], "xaxis": "x6", "y": [-6, -6], "yaxis": "y6"}, {"hovertemplate": "<b>RfxCas13d</b><br>Position: 1153 - 1176<br>Guide seq: ATCACCCTTAGCAAAGGGGCAAG<br>Target seq: CTTGCCCCTTTGCTAAGGGTGAT<br>Guide score: <b>0.984</b><br><extra></extra>", "legendgroup": "RxfCas13d", "line": {"color": "#1f77b4", "width": 10}, "mode": "lines", "name": "RxfCas13d", "showlegend": false, "type": "scatter", "x": [1153, 1176], "xaxis": "x6", "y": [-7, -7], "yaxis": "y6"}, {"hovertemplate": "<b>PspCas13b</b><br>Position: 3 - 33<br>Guide seq: GGAAGTGAGATAGCCAAGCTATTCACTTAA<br><extra></extra>", "legendgroup": "PspCas13b", "line": {"color": "#ff7f0e", "width": 10}, "mode": "lines", "name": "PspCas13b", "showlegend": false, "type": "scatter", "x": [3, 33], "xaxis": "x7", "y": [0, 0], "yaxis": "y7"}, {"hovertemplate": "<b>RfxCas13d</b><br>Position: 34 - 57<br>Guide seq: TCAAAGTTCTGCAAGAGAACGAG<br>Target seq: CTCGTTCTCTTGCAGAACTTTGA<br>Guide score: <b>0.852</b><br><extra></extra>", "legendgroup": "RxfCas13d", "line": {"color": "#1f77b4", "width": 10}, "mode": "lines", "name": "RxfCas13d", "showlegend": false, "type": "scatter", "x": [34, 57], "xaxis": "x7", "y": [-1, -1], "yaxis": "y7"}, {"hovertemplate": "<b>PspCas13b</b><br>Position: 8 - 38<br>Guide seq: GGTTCTATTCGGGCATTTACAATAGAACCC<br><extra></extra>", "legendgroup": "PspCas13b", "line": {"color": "#ff7f0e", "width": 10}, "mode": "lines", "name": "PspCas13b", "showlegend": false, "type": "scatter", "x": [8, 38], "xaxis": "x8", "y": [0, 0], "yaxis": "y8"}, {"hovertemplate": "<b>PspCas13b</b><br>Position: 4217 - 4247<br>Guide seq: GGTCTATTAATGGCAGAGCTAGCATCATGC<br><extra></extra>", "legendgroup": "PspCas13b", "line": {"color": "#ff7f0e", "width": 10}, "mode": "lines", "name": "PspCas13b", "showlegend": false, "type": "scatter", "x": [4217, 4247], "xaxis": "x8", "y": [0, 0], "yaxis": "y8"}, {"hovertemplate": "<b>RfxCas13d</b><br>Position: 8044 - 8067<br>Guide seq: GTAGGTGTTAACAAGAACATCAG<br>Target seq: CTGATGTTCTTGTTAACACCTAC<br>Guide score: <b>0.974</b><br><extra></extra>", "legendgroup": "RxfCas13d", "line": {"color": "#1f77b4", "width": 10}, "mode": "lines", "name": "RxfCas13d", "showlegend": false, "type": "scatter", "x": [8044, 8067], "xaxis": "x8", "y": [-1, -1], "yaxis": "y8"}], "layout": {"annotations": [{"font": {"size": 16}, "showarrow": false, "text": "S", "x": 0.5, "xanchor": "center", "xref": "paper", "y": 1, "yanchor": "bottom", "yref": "paper"}, {"font": {"size": 16}, "showarrow": false, "text": "M", "x": 0.5, "xanchor": "center", "xref": "paper", "y": 0.8657, "yanchor": "bottom", "yref": "paper"}, {"font": {"size": 16}, "showarrow": false, "text": "3'UTR", "x": 0.5, "xanchor": "center", "xref": "paper", "y": 0.7435, "yanchor": "bottom", "yref": "paper"}, {"font": {"size": 16}, "showarrow": false, "text": "N", "x": 0.5, "xanchor": "center", "xref": "paper", "y": 0.5731, "yanchor": "bottom", "yref": "paper"}, {"font": {"size": 16}, "showarrow": false, "text": "E", "x": 0.5, "xanchor": "center", "xref": "paper", "y": 0.4269, "yanchor": "bottom", "yref": "paper"}, {"font": {"size": 16}, "showarrow": false, "text": "orf1ab", "x": 0.5, "xanchor": "center", "xref": "paper", "y": 0.2806, "yanchor": "bottom", "yref": "paper"}, {"font": {"size": 16}, "showarrow": false, "text": "5'UTR", "x": 0.5, "xanchor": "center", "xref": "paper", "y": 0.1222, "yanchor": "bottom", "yref": "paper"}, {"font": {"size": 16}, "showarrow": false, "text": "orf1ab_2", "x": 0.5, "xanchor": "center", "xref": "paper", "y": 0.03611, "yanchor": "bottom", "yref": "paper"}], "height": 2560, "legend": {"itemsizing": "constant", "title": {"text": "Cas type"}}, "margin": {"b": 20, "l": 30, "r": 30, "t": 60}, "title": {"text": "Guide position overlap by subgenomic region"}, "width": 900, "xaxis": {"anchor": "y", "domain": [0, 1]}, "xaxis2": {"anchor": "y2", "domain": [0, 1]}, "xaxis3": {"anchor": "y3", "domain": [0, 1]}, "xaxis4": {"anchor": "y4", "domain": [0, 1]}, "xaxis5": {"anchor": "y5", "domain": [0, 1]}, "xaxis6": {"anchor": "y6", "domain": [0, 1]}, "xaxis7": {"anchor": "y7", "domain": [0, 1]}, "xaxis8": {"anchor": "y8", "domain": [0, 1], "title": {"text": "Position (nt)"}}, "yaxis": {"anchor": "x", "domain": [0.9157, 1], "range": [-7.5, 2.5], "showticklabels": false}, "yaxis2": {"anchor": "x2", "domain": [0.7935, 0.8657], "range": [-6.5, 2.5], "showticklabels": false}, "yaxis3": {"anchor": "x3", "domain": [0.6231, 0.7435], "range": [-10.5, 2.5], "showticklabels": false}, "yaxis4": {"anchor": "x4", "domain": [0.4769, 0.5731], "range": [-8.5, 2.5], "showticklabels": false}, "yaxis5": {"anchor": "x5", "domain": [0.3306, 0.4269], "range": [-8.5, 2.5], "showticklabels": false}, "yaxis6": {"anchor": "x6", "domain": [0.1722, 0.2806], "range": [-9.5, 2.5], "showticklabels": false}, "yaxis7": {"anchor": "x7", "domain": [0.08611, 0.1222], "range": [-3.5, 2.5], "showticklabels": false}, "yaxis8": {"anchor": "x8", "domain": [0, 0.03611], "range": [-3.5, 2.5], "showticklabels": false}}}
